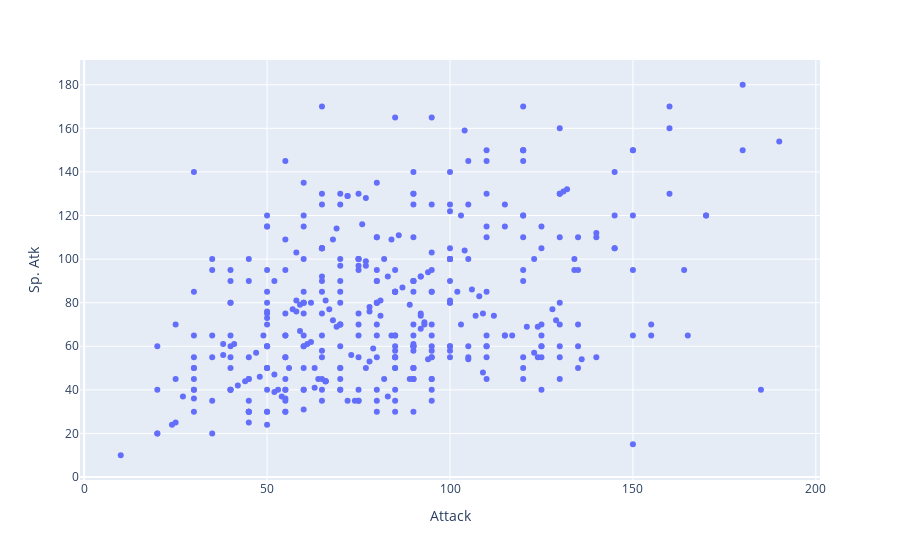

Here is the notebook cell this chart was saved with:
### Markdown cell above
## Visualisation de données

### Code cell
## Nuage de points
import plotly.express
plotly.express.scatter (df, x = 'Attack', y = 'Sp. Atk')

### Figure 1 — Plotly figure (JSON) as saved in the notebook; plotly's stock layout.template omitted (floating-point values rounded to 4 significant figures; data arrays with more than 128 entries replaced by an {"elided": "..."} marker saying what was removed)
{"data": [{"hovertemplate": "Attack=%{x}<br>Sp. Atk=%{y}<extra></extra>", "legendgroup": "", "marker": {"color": "#636efa", "symbol": "circle"}, "mode": "markers", "name": "", "orientation": "v", "showlegend": false, "type": "scatter", "x": {"elided": "414 int values"}, "xaxis": "x", "y": {"elided": "414 int values"}, "yaxis": "y"}], "layout": {"legend": {"tracegroupgap": 0}, "margin": {"t": 60}, "xaxis": {"anchor": "y", "domain": [0, 1], "title": {"text": "Attack"}}, "yaxis": {"anchor": "x", "domain": [0, 1], "title": {"text": "Sp. Atk"}}}}
